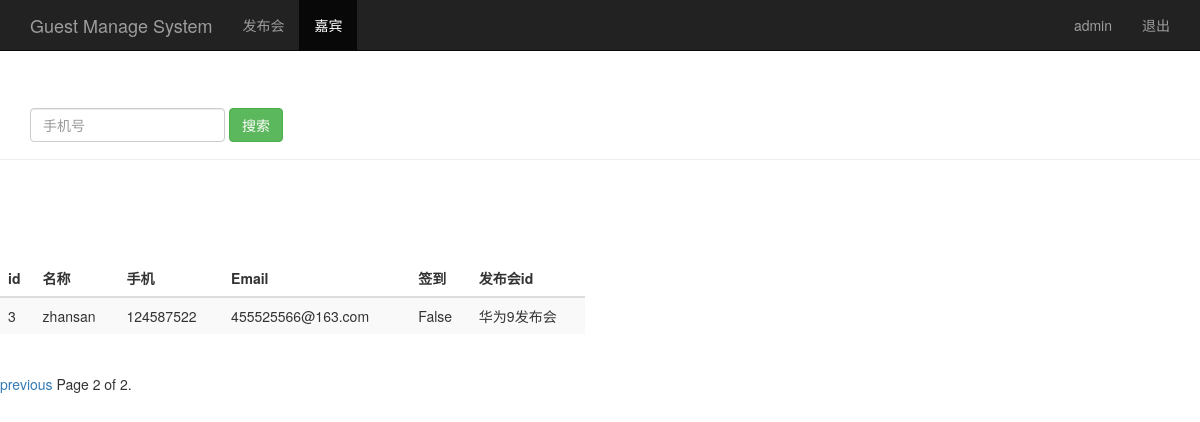
The page /guest_manage/?page=2 (signed in) on the database its author committed.
### sign/models.py (models this page shows, shortened)
class Guest(models.Model):
    event = models.ForeignKey(Event)   #关联发布会ID
    realname = models.CharField(max_length=60)  #姓名
    phone = models.CharField(max_length=16)     #手机号
    email = models.EmailField()     #邮箱
    sign = models.BooleanField()        #签到状态
    create_time = models.DateTimeField(auto_now=True)   #创建时间（自动获取当前时间）
    class Meta:
        unique_together = ('event', 'phone')

class Event(models.Model):
    name = models.CharField(max_length=100)             #发布会标题
    limit = models.IntegerField()                       #参加人数
    status = models.BooleanField()                      #状态
    address = models.CharField(max_length=200)          #地址
    start_time = models.DateTimeField('event_time')     #发布会时间
    create_time = models.DateTimeField(auto_now=True)   #创建时间
    def __str__(self):
        return self.name

### sign/views.py (the view)
# urls.py: url(r'^guest_manage/$', views.guest_manage),
def guest_manage(request):
    guest_list = Guest.objects.all()
    username = request.session.get('username', '')
    paginator = Paginator(guest_list, 2)
    page = request.GET.get('page')
    try:
        contacts = paginator.page(page)
    except PageNotAnInteger:
        contacts = paginator.page(1)
    except EmptyPage:
        contacts = paginator.page(paginator.num_pages)
    return render(request, "guest_manage.html", {"user": username, "guests": contacts})

### sign/templates/guest_manage.html (shortened to what this page needs)
<!DOCTYPE html>
<html lang="zh-CN">
<head>
    {% load bootstrap3 %}
    {% bootstrap_css %}
</head>
<body role="document">
    <nav class="navbar navbar-inverse navbar-fixed-top">
        <div class="container">
            <div class="navbar-header">
                <a class="navbar-brand" href="/guest_manage/">Guest Manage System</a>
            </div>
            <div id="navbar" class="collapse navbar-collapse">
                <ul class="nav navbar-nav">
                    <li><a href="/event_manage/">发布会</a></li>
                    <li class="active"><a href="#about">嘉宾</a></li>
                </ul>
                <ul class="nav navbar-nav navbar-right">
                    <li><a href="#">{{user}}</a></li>
                    <li><a href="/logout/">退出</a></li>
                </ul>
            </div>
        </div>
    </nav>
    <div class="page-header" style="padding-top: 60px;">
        <div id="navbar" class="navbar-collapse collapse">
            <form class="navbar-form" method="get" action="/search_phone/">
                <div class="form-group">
                    <input name="phone" type="text" placeholder="手机号" class="form-control">
                </div>
                    <button type="submit" class="btn btn-success">搜索</button>
            </form>
        </div>
    </div>
    <div class="row" style="padding-top: 80px;">
        <div class="col-md-6">
            <table class="table table-striped">
                <thead>
                    <tr>
                        <th>id</th>
                        <th>名称</th>
                        <th>手机</th>
                        <th>Email</th>
                        <th>签到</th>
                        <th>发布会id</th>
                    </tr>
                </thead>
                <tbody>
                    {% for guest in guests %}
                        <tr>
                            <td>{{ guest.id }}</td>
                            <td>{{ guest.realname }}</td>
                            <td>{{ guest.phone }}</td>
                            <td>{{ guest.email }}</td>
                            <td>{{ guest.sign }}</td>
                            <td>{{ guest.event }}</td>
                        </tr>
                    {% endfor %}
                </tbody>
            </table>
        </div>
    </div>
    <div class="pagination">
        <span class="step-links">
            {% if guests.has_previous %}
                <a href="?phone={{ phone }}&page={{ guests.previous_page_number }}">previous</a>
            {% endif %}
                <span class="current">
                    Page {{ guests.number }} of {{ guests.paginator.num_pages }}.
                </span>
        </span>
    </div>

### rows shown on the page
Guest: id "3", realname "zhansan", phone "124587522", email "455525566@163.com", sign "False", event "华为9发布会"

### other values the page prints
{{ user }} "admin"
{{ guests.number }} "2"
{{ guests.paginator.num_pages }} "2"
